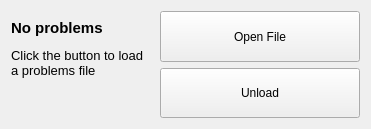
          <widget class="QWidget" name="problemsFileTab">
           <attribute name="title">
            <string>Problems</string>
           </attribute>
           <layout class="QHBoxLayout" name="horizontalLayout_6">
            <item>
             <layout class="QVBoxLayout" name="verticalLayout_18">
              <property name="spacing">
               <number>2</number>
              </property>
              <item>
               <widget class="QLabel" name="problemsFileTitle">
                <property name="sizePolicy">
                 <sizepolicy hsizetype="Ignored" vsizetype="Fixed">
                  <horstretch>0</horstretch>
                  <verstretch>0</verstretch>
                 </sizepolicy>
                </property>
                <property name="font">
                 <font>
                  <pointsize>11</pointsize>
                  <weight>75</weight>
                  <bold>true</bold>
                 </font>
                </property>
                <property name="text">
                 <string>No problems loaded</string>
                </property>
                <property name="wordWrap">
                 <bool>true</bool>
                </property>
               </widget>
              </item>
              <item>
               <widget class="QLabel" name="problemsFileDescr">
                <property name="sizePolicy">
                 <sizepolicy hsizetype="Expanding" vsizetype="Fixed">
                  <horstretch>0</horstretch>
                  <verstretch>0</verstretch>
                 </sizepolicy>
                </property>
                <property name="font">
                 <font>
                  <pointsize>10</pointsize>
                 </font>
                </property>
                <property name="text">
                 <string>Click the button to load a problems file</string>
                </property>
                <property name="wordWrap">
                 <bool>true</bool>
                </property>
               </widget>
              </item>
              <item>
               <spacer name="verticalSpacer_9">
                <property name="orientation">
                 <enum>Qt::Vertical</enum>
                </property>
                <property name="sizeHint" stdset="0">
                 <size>
                  <width>20</width>
                  <height>40</height>
                 </size>
                </property>
               </spacer>
              </item>
             </layout>
            </item>
            <item>
             <layout class="QVBoxLayout" name="verticalLayout_9">
              <item>
               <widget class="QPushButton" name="loadProblemsFile">
                <property name="sizePolicy">
                 <sizepolicy hsizetype="Minimum" vsizetype="Minimum">
                  <horstretch>0</horstretch>
                  <verstretch>0</verstretch>
                 </sizepolicy>
                </property>
                <property name="minimumSize">
                 <size>
                  <width>200</width>
                  <height>0</height>
                 </size>
                </property>
                <property name="maximumSize">
                 <size>
                  <width>200</width>
                  <height>16777215</height>
                 </size>
                </property>
                <property name="text">
                 <string>Open File</string>
                </property>
                <property name="icon">
                 <iconset resource="resources.qrc">
                  <normaloff>:/breeze-icons/document-open-24.svg</normaloff>:/breeze-icons/document-open-24.svg</iconset>
                </property>
                <property name="iconSize">
                 <size>
                  <width>24</width>
                  <height>24</height>
                 </size>
                </property>
               </widget>
              </item>
              <item>
               <widget class="QPushButton" name="unloadProblemsFile">
                <property name="sizePolicy">
                 <sizepolicy hsizetype="Minimum" vsizetype="Minimum">
                  <horstretch>0</horstretch>
                  <verstretch>0</verstretch>
                 </sizepolicy>
                </property>
                <property name="minimumSize">
                 <size>
                  <width>200</width>
                  <height>0</height>
                 </size>
                </property>
                <property name="maximumSize">
                 <size>
                  <width>200</width>
                  <height>16777215</height>
                 </size>
                </property>
                <property name="text">
                 <string>Unload</string>
                </property>
                <property name="icon">
                 <iconset resource="resources.qrc">
                  <normaloff>:/breeze-icons/edit-clear-24.svg</normaloff>:/breeze-icons/edit-clear-24.svg</iconset>
                </property>
                <property name="iconSize">
                 <size>
                  <width>24</width>
                  <height>24</height>
                 </size>
                </property>
               </widget>
              </item>
             </layout>
            </item>
           </layout>
          </widget>
